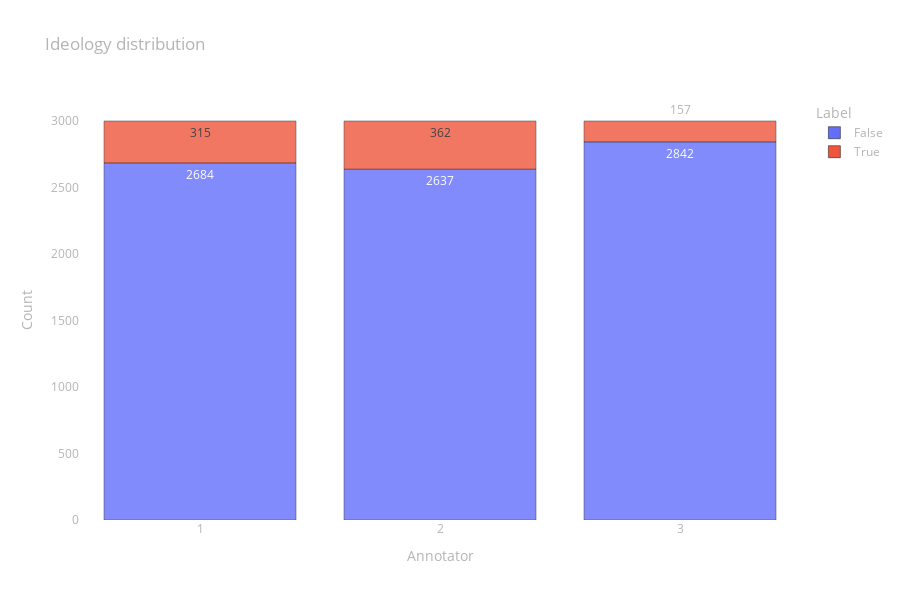

Notebook code cell kept with this figure:
### Code cell
fig = px.bar(
    data_frame=prepare_data_to_px(ideology),
    x="Annotator", y="Count", color="Label", opacity=0.8,
    height=600, text="Count", title="Ideology distribution")

fig.update_layout(layout)

fig.show()

### Figure 1 — Plotly figure (JSON) as saved in the notebook; plotly's stock layout.template omitted (floating-point values rounded to 4 significant figures)
{"data": [{"alignmentgroup": "True", "hovertemplate": "Label=False<br>Annotator=%{x}<br>Count=%{text}<extra></extra>", "legendgroup": "False", "marker": {"color": "#636efa", "opacity": 0.8, "pattern": {"shape": ""}}, "name": "False", "offsetgroup": "False", "orientation": "v", "showlegend": true, "text": [2684, 2637, 2842], "textposition": "auto", "type": "bar", "x": [1, 2, 3], "xaxis": "x", "y": [2684, 2637, 2842], "yaxis": "y"}, {"alignmentgroup": "True", "hovertemplate": "Label=True<br>Annotator=%{x}<br>Count=%{text}<extra></extra>", "legendgroup": "True", "marker": {"color": "#EF553B", "opacity": 0.8, "pattern": {"shape": ""}}, "name": "True", "offsetgroup": "True", "orientation": "v", "showlegend": true, "text": [315, 362, 157], "textposition": "auto", "type": "bar", "x": [1, 2, 3], "xaxis": "x", "y": [315, 362, 157], "yaxis": "y"}], "layout": {"barmode": "relative", "font": {"color": "rgb(180,180,180)"}, "height": 600, "legend": {"title": {"text": "Label"}, "tracegroupgap": 0}, "paper_bgcolor": "rgba(0,0,0,0)", "plot_bgcolor": "rgba(0,0,0,0)", "title": {"text": "Ideology distribution"}, "xaxis": {"anchor": "y", "domain": [0, 1], "showgrid": false, "title": {"text": "Annotator"}, "type": "category", "zeroline": false}, "yaxis": {"anchor": "x", "domain": [0, 1], "showgrid": false, "title": {"text": "Count"}, "zeroline": false}}}
